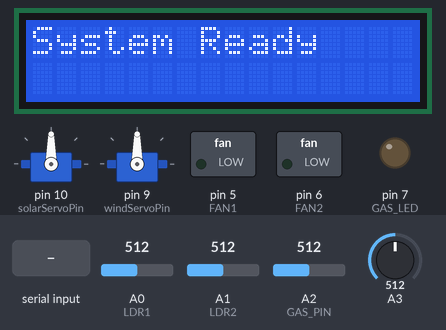
This sketch was run on a simulated Arduino Uno, built with avr-gcc and run on an emulated ATmega328P. Parts: 16×2 character LCD, 2 × servo, switched loads named in the sketch (green lamp = pin HIGH), output pins drawn as LEDs (lit = HIGH). Dashed ring = blinking. The test bench sets the inputs (shaded band); at power-on: A2 (GAS_PIN) = 512, A0 (LDR1) = 512, A1 (LDR2) = 512, A3 = 512. What the sketch prints to the serial monitor is not drawn.

Above: at 0.1 s.
1.7 s: A2 (GAS_PIN) set to 369
3.4 s: A2 (GAS_PIN) set to 336
At 5.5 s:
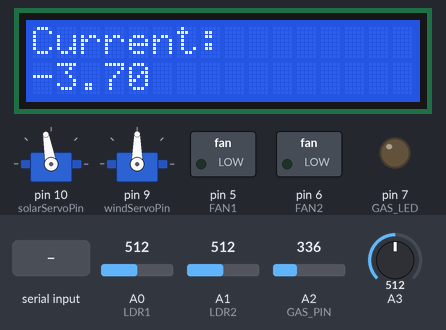
6.4 s: A2 (GAS_PIN) set to 360
At 7.2 s:
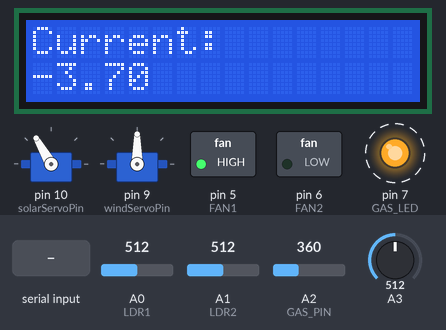
8.6 s: A2 (GAS_PIN) set to 340
At 9.6 s:
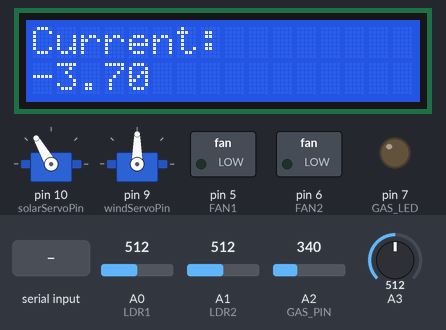
11.6 s: "SET_ANGLE:\n" received over Serial
At 14.0 s:
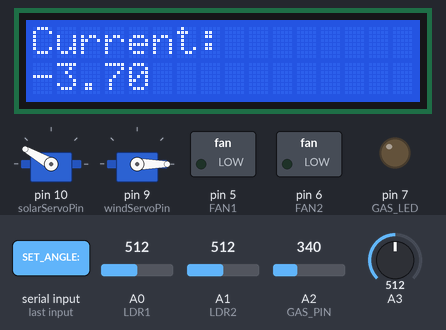
14.6 s: "SET_ANGLE:90\n" received over Serial
At 17.2 s:
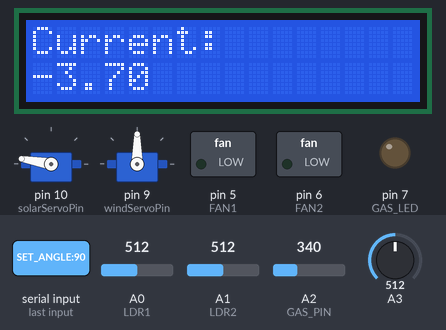
Timing chart, 0 to 18.6 s (numbered marks = the images above; inputs shaded):
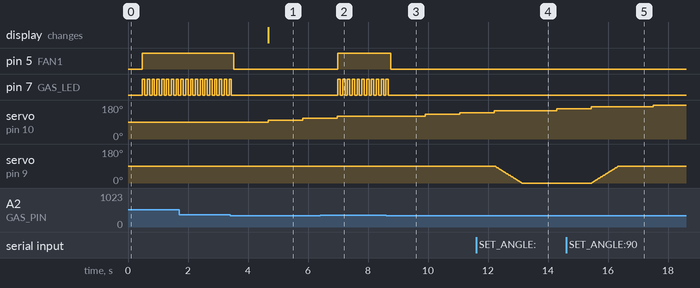

The sketch:

arduino_code.ino
```cpp
/* ======================================================
      FULL MERGED SMART ENERGY SYSTEM
   - Solar tracking (2× LDR)
   - Wind turbine servo control
   - Gas detection with fan + LED alert
   - ACS712 current measurement on LCD
   - Bluetooth serial
   - Fully debugged and unified
   ====================================================== */

#include <Servo.h>
#include <SoftwareSerial.h>
#include <Wire.h>
#include <LiquidCrystal_I2C.h>

// ------------------------------------------------------
//  LCD
// ------------------------------------------------------
LiquidCrystal_I2C lcd(0x27, 16, 2);

// ------------------------------------------------------
//  LDR Solar Tracking
// ------------------------------------------------------
#define LDR1 A0
#define LDR2 A1
#define LDR_ERROR 20

int solarPosition = 90;
Servo solarServo;

// ------------------------------------------------------
//  Wind Servo
// ------------------------------------------------------
Servo windServo;
int windPosition = 90;
int solarServoPin = 10;
int windServoPin  = 9;

// ------------------------------------------------------
//  Bluetooth
// ------------------------------------------------------
SoftwareSerial BTSerial(2, 3);

// ------------------------------------------------------
//  Current Sensor (ACS712)
// ------------------------------------------------------
const int nSamples = 1000;
const float vcc = 5.0;
const int adcMax = 1023;
const float sens = 0.66;  // sensitivity of ACS712

// ------------------------------------------------------
//  Gas Sensor
// ------------------------------------------------------
#define GAS_PIN A2
#define FAN1 5       // Fan output
#define FAN2 6
#define GAS_LED 7
#define GAS_THRESHOLD 350

// ------------------------------------------------------
void setup() {
  Serial.begin(9600);
  BTSerial.begin(9600);
  pinMode(FAN1, OUTPUT);
  pinMode(FAN2, OUTPUT);
  pinMode(GAS_PIN, INPUT);

  pinMode(GAS_LED, OUTPUT);

  // LCD
  lcd.init();
  lcd.backlight();
  lcd.clear();
  lcd.setCursor(0, 0);
  lcd.print("System Ready");

  // Servos
  solarServo.attach(solarServoPin);
  solarServo.write(solarPosition);

  windServo.attach(windServoPin);
  windServo.write(windPosition);

  delay(400);
  Serial.println("SYSTEM_READY...");
}

// ------------------------------------------------------
//  Average current reading
// ------------------------------------------------------
float avgCurrent() {
  float sum = 0;
  for (int i = 0; i < nSamples; i++) {
    sum += analogRead(A3);   // same A0 used for ACS712
    delay(1);
  }
  float avg = sum / nSamples;
  return (vcc / 2 - (avg * vcc / adcMax)) / sens;
}

// ------------------------------------------------------
void loop() {

  // ======================================================
  //  GAS SENSOR
  // ======================================================
  int gasValue = analogRead(GAS_PIN);
  Serial.print("Gas value: ");
  Serial.println(gasValue);

  if (gasValue > GAS_THRESHOLD) {
    digitalWrite(FAN1, HIGH);
    digitalWrite(FAN2 , LOW);

    digitalWrite(GAS_LED, HIGH);
    delay(80);
    digitalWrite(GAS_LED, LOW);
    delay(80);

    // PRIORITY MODE (skips rest of loop)
    return;
  }
  else {
    // Gas normal mode → turn fan & LED OFF
    digitalWrite(FAN1, LOW);
    digitalWrite(FAN2 , LOW);
    digitalWrite(GAS_LED, LOW);
  }


  // ======================================================
  //  CURRENT MEASUREMENT + LCD
  // ======================================================
  float current = avgCurrent();
  float mA = (current ) * 1000;  // calibration correction

  lcd.setCursor(0, 0);
  lcd.print("Current:      ");
  lcd.setCursor(0, 1);
  lcd.print(mA);

  Serial.print("Current: ");
  Serial.println(current);
  BTSerial.write((int)mA);


  // ======================================================
  //  SOLAR TRACKING (2× LDR)
  // ======================================================
  int ldr1 = analogRead(LDR1) - 50;
  int ldr2 = analogRead(LDR2);
  int diff = ldr1 - ldr2;

  if (abs(diff) > LDR_ERROR) {
    if (ldr1 > ldr2) solarPosition-=10;
    else solarPosition+=10;
  }

  if (solarPosition < 0) solarPosition = 0;
  if (solarPosition > 180) solarPosition = 180;

  solarServo.write(solarPosition);

  Serial.print("LDR1=");
  Serial.print(ldr1);
  Serial.print("  LDR2=");
  Serial.print(ldr2);
  Serial.print("  Pos=");
  Serial.println(solarPosition);


  // ======================================================
  //  WIND SERVO (commands via Serial)
  // ======================================================
  if (Serial.available() > 0) {
    String cmd = Serial.readStringUntil('\n');
    cmd.trim();
    processWindCommand(cmd);
  }

  delay(10);
}


// ------------------------------------------------------
//  Wind Servo Control Function
// ------------------------------------------------------
void moveWindServo(int target) {
  if (target > windPosition) {
    for (int a = windPosition; a <= target; a++) {
      windServo.write(a);
      delay(10);
    }
  }
  else {
    for (int a = windPosition; a >= target; a--) {
      windServo.write(a);
      delay(10);
    }
  }

  windPosition = target;
}

// ------------------------------------------------------
//  Serial Input Commands
// ------------------------------------------------------
void processWindCommand(String command) {

  if (command.startsWith("SET_ANGLE:")) {
    int target = command.substring(command.indexOf(':') + 1).toInt();

    if (target >= 0 && target <= 180) {
      moveWindServo(target);
      Serial.print("ANGLE_SET:");
      Serial.println(target);
    } else {
      Serial.println("INVALID_ANGLE");
    }
  }

  else if (command == "GET_ANGLE") {
    Serial.print("CURRENT_ANGLE:");
    Serial.println(windPosition);
  }

  else if (command == "TEST") {
    Serial.println("TEST_OK");
  }

  else {
    Serial.print("UNKNOWN_COMMAND: ");
    Serial.println(command);
  }
}
```

Measured:
- the behaviour switches between 351 and 350 on A2 (GAS_PIN) (found by bisection; images 0 and 1)
- after the input at 3.4 s, pin 5 (FAN1): HIGH → LOW after 0.13 s; pin 7 (GAS_LED): goes on until 3.4 s, then stays LOW; servo on pin 10 (solarServoPin): 90° → 100° after 1.3 s, → 110° 1.2 s later; the display: changes after 1.3 s (image 1)
- after the input at 6.4 s, pin 5 (FAN1): LOW → HIGH after 0.59 s; pin 7 (GAS_LED): alternates HIGH for 0.08 s and LOW for 0.08 s, starting after 0.59 s; servo on pin 10 (solarServoPin): goes on until 7.0 s, then stays 120°
- after the input at 8.6 s, pin 5 (FAN1): HIGH → LOW after 0.16 s; pin 7 (GAS_LED): goes on until 8.7 s, then stays LOW; servo on pin 10 (solarServoPin): 120° → 130° after 1.3 s, → 140° 1.2 s later
- after the input at 11.6 s, servo on pin 9 (windServoPin): moves from 90° to 0° over 0.89 s, starting after 0.63 s
- after the input at 14.6 s, servo on pin 9 (windServoPin): moves from 0° to 90° over 0.89 s, starting after 0.86 s
- by itself, pin 7 (GAS_LED): alternates HIGH for 0.08 s and LOW for 0.08 s
